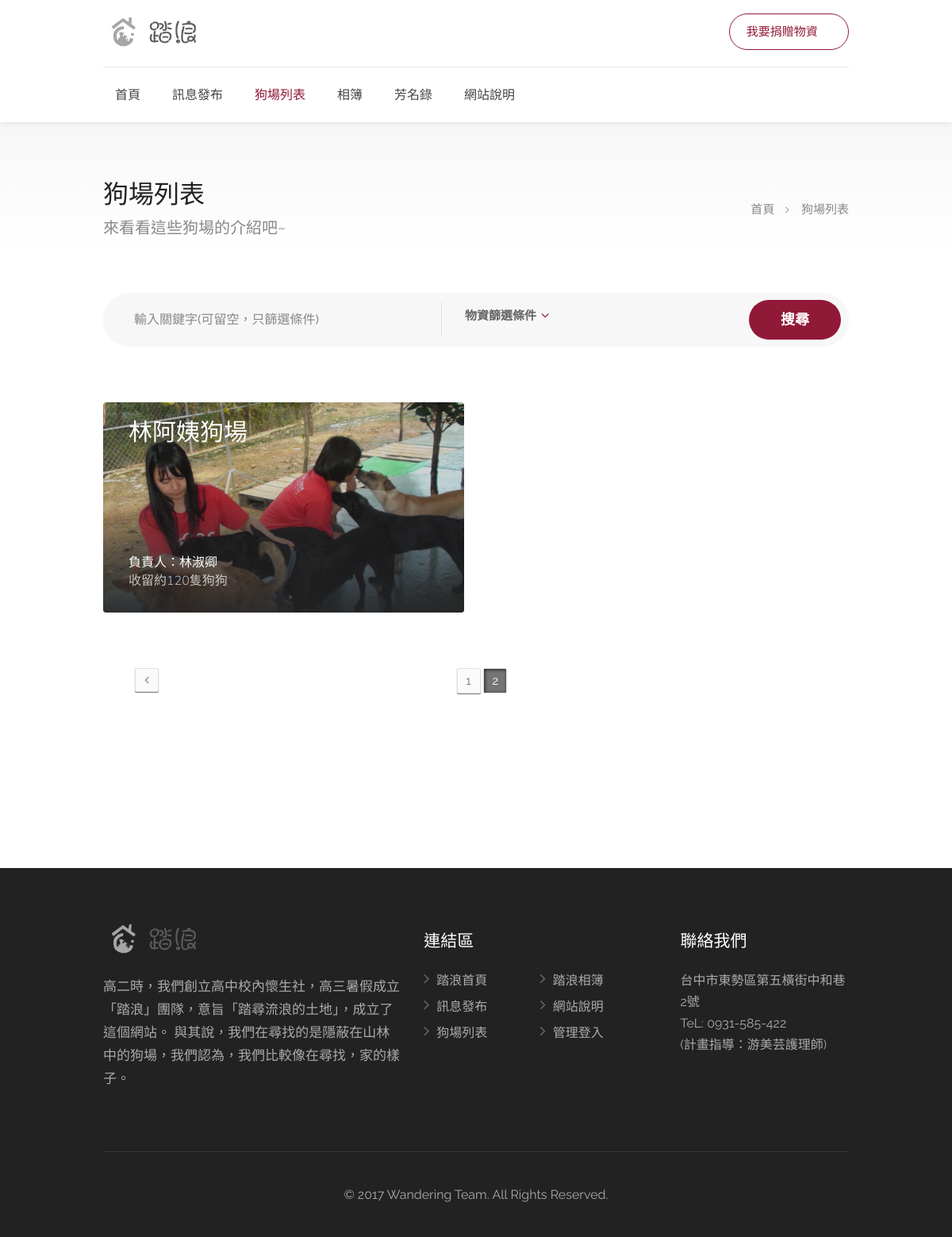
Page /dogpoint-grid-full-width.php?pageNum_rs_dogpoint=1 on the committed database.
### tables this page shows
CREATE TABLE IF NOT EXISTS `dogpoint` (
  `dId` int(11) NOT NULL AUTO_INCREMENT,
  `dType` int(11) NOT NULL,
  `dName` varchar(50) NOT NULL,
  `dHavedog` int(11) NOT NULL,
  `dIntroduction` text NOT NULL,
  `dPicture` varchar(50) DEFAULT NULL,
  `dManagement` varchar(10) NOT NULL,
  `dHphone` varchar(30) DEFAULT NULL,
  `dCphone` varchar(30) DEFAULT NULL,
  `dMap` text,
  `dMappoint` text NOT NULL,
  `dYoutube` text,
  `dFb` text,
  `dSdate` timestamp NOT NULL DEFAULT CURRENT_TIMESTAMP,
  `dCdate` timestamp NOT NULL DEFAULT CURRENT_TIMESTAMP ON UPDATE CURRENT_TIMESTAMP,
  PRIMARY KEY (`dId`)
);

CREATE TABLE IF NOT EXISTS `footer` (
  `fId` int(11) NOT NULL AUTO_INCREMENT,
  `fAbout` text NOT NULL,
  `fCall` text NOT NULL,
  `fFb` text,
  `fYtb` text,
  `fIg` text,
  PRIMARY KEY (`fId`)
);

### dogpoint-grid-full-width.php (the view, shortened to what this page needs)
<?php
$maxRows_rs_dogpoint = 6;
$pageNum_rs_dogpoint = 0;
if (isset($_GET['pageNum_rs_dogpoint'])) {
  $pageNum_rs_dogpoint = $_GET['pageNum_rs_dogpoint'];
}
$startRow_rs_dogpoint = $pageNum_rs_dogpoint * $maxRows_rs_dogpoint;
$query_rs_dogpoint = "SELECT * FROM dogpoint";
$query_limit_rs_dogpoint = sprintf("%s LIMIT %d, %d", $query_rs_dogpoint, $startRow_rs_dogpoint, $maxRows_rs_dogpoint);
$rs_dogpoint = mysqli_query($Wandering, $query_limit_rs_dogpoint) or die(mysqli_error());
$row_rs_dogpoint = mysqli_fetch_assoc($rs_dogpoint);
if (isset($_GET['totalRows_rs_dogpoint'])) {
  $totalRows_rs_dogpoint = $_GET['totalRows_rs_dogpoint'];
} else {
  $all_rs_dogpoint = mysqli_query($Wandering, $query_rs_dogpoint);
  $totalRows_rs_dogpoint = mysqli_num_rows($all_rs_dogpoint);
}
$totalPages_rs_dogpoint = ceil($totalRows_rs_dogpoint/$maxRows_rs_dogpoint)-1;
?>
<?php
function buildNavigation($pageNum_Recordset1,$totalPages_Recordset1,$prev_Recordset1,$next_Recordset1,$separator=" | ",$max_links=10, $show_page=true)
{
                GLOBAL $maxRows_rs_dogpoint,$totalRows_rs_dogpoint;
	$pagesArray = ""; $firstArray = ""; $lastArray = "";
	if($pageNum_Recordset1<=$totalPages_Recordset1 && $pageNum_Recordset1>=0)
	{
		if ($pageNum_Recordset1 > ceil($max_links/2))
		{
			$fgp = $pageNum_Recordset1 - ceil($max_links/2) > 0 ? $pageNum_Recordset1 - ceil($max_links/2) : 1;
			$egp = $pageNum_Recordset1 + ceil($max_links/2);
			if ($egp >= $totalPages_Recordset1)
			{
				$egp = $totalPages_Recordset1+1;
				$fgp = $totalPages_Recordset1 - ($max_links-1) > 0 ? $totalPages_Recordset1  - ($max_links-1) : 1;
			}
		}
		else {
			$fgp = 0;
			$egp = $totalPages_Recordset1 >= $max_links ? $max_links : $totalPages_Recordset1+1;
		}
		if($totalPages_Recordset1 >= 1) {
			$_get_vars = '';
			$successivo = $pageNum_Recordset1+1;
			$precedente = $pageNum_Recordset1-1;
			$firstArray = ($pageNum_Recordset1 > 0) ? "<a href=\"$_SERVER[PHP_SELF]?pageNum_rs_dogpoint=$precedente$_get_vars\" class='pagenate-prev fa fa-angle-left' rel='prev'></a>" :  "$prev_Recordset1";
			for($a = $fgp+1; $a <= $egp; $a++){
				$theNext = $a-1;
				if($show_page)
				{
					$textLink = $a;
				} else {
					$min_l = (($a-1)*$maxRows_rs_dogpoint) + 1;
					$max_l = ($a*$maxRows_rs_dogpoint >= $totalRows_rs_dogpoint) ? $totalRows_rs_dogpoint : ($a*$maxRows_rs_dogpoint);
					$textLink = "$min_l - $max_l";
				}
				if ($theNext != $pageNum_Recordset1)
				{
					$pagesArray .= "<li><a href=\"$_SERVER[PHP_SELF]?pageNum_rs_dogpoint=$theNext$_get_vars\">";
					$pagesArray .= "$textLink</a></li>" . ($theNext < $egp-1 ? $separator : "");
				} else {
					$pagesArray .= "<li><a href='#' class='current'>";
					$pagesArray .= "$textLink</a></li>"  . ($theNext < $egp-1 ? $separator : "");
				}
			}
			$lastArray = ($pageNum_Recordset1 < $totalPages_Recordset1) ? "<a href=\"$_SERVER[PHP_SELF]?pageNum_rs_dogpoint=$successivo$_get_vars\" class='pagenate-next fa fa-angle-right' rel='next'></a>" : "$next_Recordset1";
		}
	}
	return array($firstArray,$pagesArray,$lastArray);
}
?>
<!DOCTYPE html>
<html  lang="zh-TW">
<head>
<link rel="stylesheet" href="css/style.css">
<link rel="stylesheet" href="css/colors/main.css" id="colors">
<link rel="stylesheet" href="fonts/flaticons/flaticon.css" type="text/css">
</head>
<body>
<div id="wrapper">
<header id="header-container">
	<div id="header">
		<div class="container">
			<div class="left-side">
				<div id="logo">
					<a href="index.php"><img src="images/logo.png" alt=""></a>
				</div>
				<nav id="navigation" class="style-1">
					<ul id="responsive">
						<li><a href="index.php">首頁</a></li>
						<li><a href="pages-blog.php">訊息發布</a></li>
						<li><a class="current" href="dogpoint-grid-full-width.php">狗場列表</a></li>
						<li><a href="gallery.php">相簿</a></li>
						<li><a href="https://docs.google.com/spreadsheets/d/1PeD9CopZ9D_x5UciLy9zcL-15LOGdsWkiD9MQCAyXyE/edit?usp=sharing" target="_blank">芳名錄</a></li>
                        <li><a href="about.php">網站說明</a></li>
					</ul>
				</nav>
				<div class="clearfix"></div>
			</div>
			<div class="right-side">
				<div class="header-widget">
					<a href="collectstation.php" target="_blank" class="button border with-icon">我要捐贈物資<i class="sl sl-icon-social-dropbox"></i></a>
				</div>
			</div>
		  </div>
	</div>
</header>
<div id="titlebar" class="gradient">
	<div class="container">
		<div class="row">
			<div class="col-md-12">
				<h2>狗場列表</h2><span>來看看這些狗場的介紹吧~</span>
				<nav id="breadcrumbs" style="margin-bottom:-40px;">
					<ul>
						<li><a href="#">首頁</a></li>
						<li>狗場列表</li>
					</ul>
				</nav>
			</div>
		</div>
	</div>
</div>
<div class="container">
	<div class="row">
        <form action="dogpoint-find-full-width.php" method="get" id="form1" name="form1">
		<div class="col-md-12">
			<div class="main-search-input gray-style margin-top-0 margin-bottom-10">
				<div class="main-search-input-item">
					<input name="Keyword" type="text" id="Keyword" placeholder="輸入關鍵字(可留空，只篩選條件)" value=""/>
				</div>
				<div class="main-search-input-item">
						<div class="panel-dropdown wide float-left">
							<a href="#">物資篩選條件</a>
						</div>
				</div>
				<center><button class="button">搜尋</button></center>
			</div>
		</div>
</form>
		<div class="col-md-12 margin-top-50">
			<div class="row">
				<?php do { ?>
				  <div class="col-lg-4 col-md-6">
				    <a href="Introduction.php?Id=<?php echo $row_rs_dogpoint['dId']; ?>" class="listing-item-container compact">
				      <div class="listing-item">
				        <img src="images/dogpoint/<?php echo $row_rs_dogpoint['dPicture']; ?>" alt="">
				        <div class="listing-item-details">
								<ul>
									<li><?php echo $row_rs_dogpoint['dName']; ?></li>
								</ul>
							</div>
				        <div class="listing-item-content">
				          <h3>負責人：<?php echo $row_rs_dogpoint['dManagement']; ?></h3>
				          <span>收留約<?php echo $row_rs_dogpoint['dHavedog']; ?>隻狗狗</span>
				          </div>
				        </div>
			        </a>
			      </div>
				  <?php } while ($row_rs_dogpoint = mysqli_fetch_assoc($rs_dogpoint)); ?>
			</div>
            <div class="pagenate theme-pagenate">
             <?php
$prev_rs_dogpoint = "";
$next_rs_dogpoint = "";
$separator = " ";
$max_links = 5;
$pages_navigation_rs_dogpoint = buildNavigation($pageNum_rs_dogpoint,$totalPages_rs_dogpoint,$prev_rs_dogpoint,$next_rs_dogpoint,$separator,$max_links,true);
print $pages_navigation_rs_dogpoint[0]; ?>
 <ul class="pagenate-body">
 <?php print $pages_navigation_rs_dogpoint[1]; ?>
 </ul>
</div>
		</div>
	</div>
</div>
<?php
$query_rs_footer = "SELECT * FROM footer WHERE fId = 1";
$rs_footer = mysqli_query($Wandering, $query_rs_footer) or die(mysqli_error());
$row_rs_footer = mysqli_fetch_assoc($rs_footer);
$totalRows_rs_footer = mysqli_num_rows($rs_footer); ?>
<div id="footer" class="dark" style="margin-top:180px;">
	<div class="container">
		<div class="row">
        	<div class="col-md-5 col-sm-6">
				<img class="footer-logo" src="images/logo.png" alt="">
				<br><br>
				<p><?php echo $row_rs_footer['fAbout']; ?></p>
             </div>
			<div class="col-md-4 col-sm-6 ">
				<h4>連結區</h4>
              <ul class="footer-links">
					<li><a href="index.php">踏浪首頁</a></li>
					<li><a href="pages-blog.php">訊息發布</a></li>
					<li><a href="dogpoint-grid-full-width.php">狗場列表</a></li>
				</ul>
				<ul class="footer-links">
					<li><a href="gallery.php">踏浪相簿</a></li>
					<li><a href="about.php">網站說明</a></li>
                    <li><a <?php if($_SESSION['MM_Username'] == ""){ ?>href="#sign-in-dialog" class="sign-in popup-with-zoom-anim"<?php }else{ ?> href="server/show-dogpoint.php"<?php } ?> >管理登入</a></li>
				</ul>
				<br>
				<div class="clearfix"></div>
			</div>
			<div class="col-md-3  col-sm-12">
				<h4>聯絡我們</h4>
				<div class="text-widget"><?php echo $row_rs_footer['fCall']; ?></div>
			</div>
		</div>
		<div class="row">
			<div class="col-md-12">
				<div class="copyrights">© 2017 Wandering Team. All Rights Reserved.</div>
			</div>
		</div>
	</div>
</div>
</div>
</body>
</html><?php

### css/colors/main.css (style rules this page uses)
.style-2 .trigger.active a, .style-2 .ui-accordion .ui-accordion-header-active:hover, .style-2 .ui-accordion .ui-accordion-header-active, #posts-nav li a:hover, .plan.featured .listing-badge, .post-content h3 a:hover, .add-review-photos i, .show-more-button i, .listing-details-sidebar li a, .star-rating .Management a:hover, .more-search-options-trigger:after, .header-widget .sign-in:hover, #footer a, #footer .footer-links li a:hover, #navigation.style-1 .current, #navigation.style-1 ul li:hover a, .user-menu.active .user-name:after, .user-menu:hover .user-name:after, .user-menu.active .user-name, .user-menu:hover .user-name, .main-search-input-item.location a:hover, .chosen-container .chosen-results li.highlighted, .input-with-icon.location a i:hover, .sort-by .chosen-container-single .chosen-single div:after, .sort-by .chosen-container-single .chosen-default, .panel-dropdown a:after, .post-content a.read-more, .post-meta li a:hover, .widget-text h5 a:hover, .about-author a, a.button.border.white:hover, .icon-box-2 i, a.button.border, .style-2 .ui-accordion .ui-accordion-header:hover, .style-2 .trigger a:hover , .plan.featured .listing-badges .featured, .list-4 li:before, .list-3 li:before, .list-2 li:before, .list-1 li:before, .info-box h4, .testimonial-carousel .slick-slide.slick-active .testimonial:before, .sign-in-form .tabs-nav li a:hover, .sign-in-form .tabs-nav li.active a, .lost_password:hover a, #top-bar .social-icons li a:hover i, .listing-share .social-icons li a:hover i, .agent .social-icons li a:hover i, #footer .social-icons li a:hover i, .headline span i { color: #911938; }
.category-small-box:hover, .pricing-list-container h4:after, #backtotop a, .chosen-container-multi .chosen-choices li.search-choice, .select-options li:hover, button.panel-apply, .layout-switcher a:hover, .listing-features.checkboxes li:before, .comment-by a.reply:hover, .add-review-photos:hover, .office-address h3:after, .post-img:before, button.button, input[type="button"], input[type="submit"], a.button, a.button.border:hover, table.basic-table th, .plan.featured .plan-price, mark.color, .style-4 .tabs-nav li.active a, .style-5 .tabs-nav li.active a, .dashboard-list-box .button.gray:hover, .change-photo-btn:hover, .dashboard-list-box a.rate-review:hover, input:checked + .slider, .add-pricing-submenu.button:hover, .add-pricing-list-item.button:hover, .custom-zoom-in:hover, .custom-zoom-out:hover, #geoLocation:hover, #streetView:hover, #scrollEnabling:hover, #scrollEnabling.enabled, #mapnav-buttons a:hover, #sign-in-dialog .mfp-close:hover, #small-dialog .mfp-close:hover, #stats, .light-btn .nav-pills > li.active > a, .nav-pills > li.active > a:hover, .nav-pills > li.active > a:focus, .light-btn .btn:hover, .light-btn .btn:focus, .nav-pills > li.active > a, .nav-pills > li.active > a:hover, .nav-pills > li.active > a:focus, .nav-pills .nav > li > a:hover, #call-to-action, .btn:before { background-color: #911938; }
a.button.border { color: #911938; border-color: #911938; }

### rows in the picture
dogpoint: dPicture (picture), dName "林阿姨狗場", dManagement "林淑卿", dHavedog "120", dType "1"
footer: fAbout "高二時，我們創立高中校內懷生社，高三暑假成立「踏浪」團隊，意旨「踏尋流浪的土地」，成立了這個網站。 與其說，我們在尋找的是隱蔽在山林中的狗場，我們認為，我們比較像在尋找，家的樣子。", fCall "台中市東勢區第五橫街中和巷2號 TeL: 0931-585-422 (計畫指導：游美芸護理師)"

### other values in the picture
$textLink "2"
